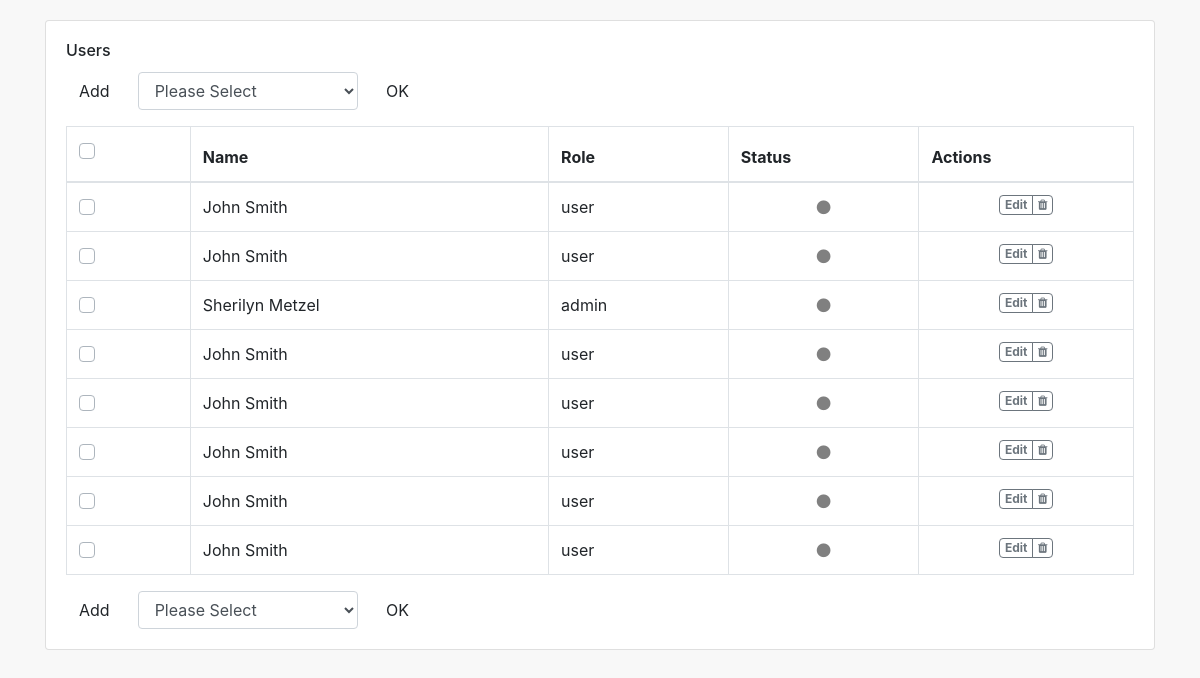
The page / on the database its author committed.
### tables this page shows
CREATE TABLE `user` (
  `id` int(11) NOT NULL,
  `first_name` varchar(50) NOT NULL,
  `last_name` varchar(50) NOT NULL,
  `status` enum('0','1') DEFAULT '0',
  `role` enum('user','admin') DEFAULT 'user'
);

### php/main_func.php (called while the page is built, shortened)
<?php
$pdo = require_once 'php/connect_db.php';
function showUsers(){
    global $pdo;
    $res = $pdo->query("SELECT * FROM `user` ORDER BY id");
    $users = $res->fetchAll();
    return $users;
}
$users = showUsers();

### index.php (the view, shortened to what this page needs)
<?php
require_once 'php/main_func.php';
?>
<!DOCTYPE html>
<html lang="en">
<head>
    <link rel="stylesheet" href="https://cdn.jsdelivr.net/npm/bootstrap@4.4.1/dist/css/bootstrap.min.css">
  <link href="https://maxcdn.bootstrapcdn.com/font-awesome/4.3.0/css/font-awesome.min.css" rel="stylesheet">
  <link href="styles.css" rel="stylesheet">
</head>
<body>
  <div class="container">
    <div class="row flex-lg-nowrap">
      <div class="col">
        <div class="row flex-lg-nowrap">
          <div class="col mb-3">
            <div class="e-panel card">
              <div class="card-body">
                <div class="card-title">
                  <h6 class="mr-2"><span>Users</span></h6>
                </div>
                  <div class="col-sm-4">
                    <div class="row">
                          <div class="">
                              <button class="btn add" data-toggle="modal" data-target="#user-form-modal">Add</button>
                          </div>
                          <div class="col">
                              <select name="status" id="status" class="form-control inline-block">
                                  <option value="default" selected>Please Select</option>
                              </select>
                          </div>
                          <div class="">
                              <button class="btn ok-button">OK</button>
                          </div>
                      </div>
                  </div>
                <div class="e-table">
                  <div class="table-responsive table-lg mt-3">
                    <table class="table table-bordered">
                      <thead>
                        <tr>
                          <th class="align-top">
                            <div
                              class="custom-control custom-control-inline custom-checkbox custom-control-nameless m-0">
                            </div>
                          </th>
                          <th class="max-width">Name</th>
                          <th class="sortable">Role</th>
                          <th>Status</th>
                          <th>Actions</th>
                        </tr>
                      </thead>
                      <tbody>
                      <?php foreach ($users as $user): ?>
                          <tr>
                              <td class="align-middle">
                                  <div
                                          class="custom-control custom-control-inline custom-checkbox custom-control-nameless m-0 align-top">
                                  </div>
                              </td>
                              <td class="text-nowrap align-middle"><?=$user['first_name'] . PHP_EOL . $user['last_name']?></td>
                              <td class="text-nowrap align-middle"><span><?=$user['role']?></span></td>
                              <td class="text-center align-middle"><i class="fa fa-circle <?= $user['status'] ? 'active-circle' :  'not-active-circle'?>"></i></td>
                              <td class="text-center align-middle">
                                  <div class="btn-group align-top">
                                      <button class="btn btn-sm btn-outline-secondary badge edit" type="button" data-toggle="modal" data-target="#user-form-modal" data-id="<?=$user['id']?>" data-firstname="<?=$user['first_name']?>" data-lastname="<?=$user['last_name']?>">Edit</button>
                                      <button class="btn btn-sm btn-outline-secondary badge delete" type="button" data-id="<?=$user['id']?>"><i
                                                  class="fa fa-trash"></i></button>
                                  </div>
                              </td>
                          </tr>
                      <?php endforeach; ?>
                      </tbody>
                    </table>
                  </div>
                </div>
                  <div class="col-sm-4">
                      <div class="row">
                          <div class="">
                              <button class="btn add" data-toggle="modal" data-target="#user-form-modal">Add</button>
                          </div>
                          <div class="col">
                              <select name="status" id="status" class="form-control inline-block">
                                  <option value="default" selected>Please Select</option>
                              </select>
                          </div>
                          <div class="">
                              <button class="btn ok-button">OK</button>
                          </div>
                      </div>
                  </div>
              </div>
            </div>
          </div>
        </div>
      </div>
    </div>
  </div>
</body>
</html>

### styles.css (style rules this page uses)
body { margin-top:20px; background:#f8f8f8 }
.not-active-circle { color: gray; }

### rows shown on the page
user: first_name "John", last_name "Smith", role "user"
user: first_name "John", last_name "Smith", role "user"
user: first_name "Sherilyn", last_name "Metzel", role "admin"
user: first_name "John", last_name "Smith", role "user"
user: first_name "John", last_name "Smith", role "user"
user: first_name "John", last_name "Smith", role "user"
user: first_name "John", last_name "Smith", role "user"
user: first_name "John", last_name "Smith", role "user"
